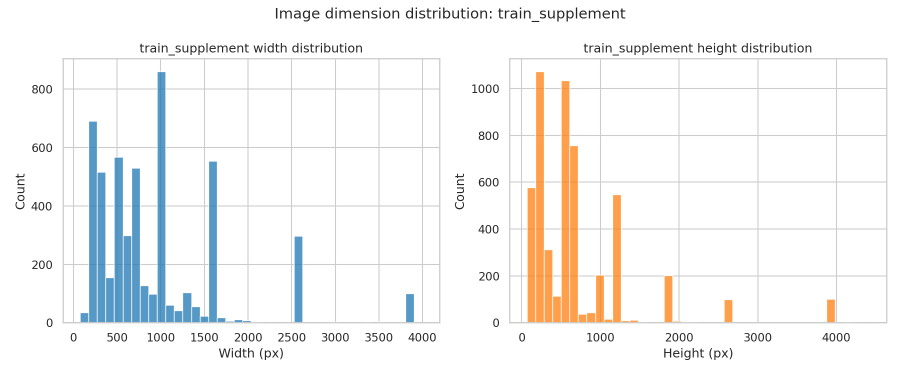
#> input picture analysis/dimension_distribution_train_supplement.png, 1800 x 750 px, given as the content of the folder ../analysis/authentic, which was not available (shown at 1/2 size)
$ python building_multi_panel_dataset.py --train-images ../analysis --train-masks ../analysis/dimension_distribution_train_supplement.png --outdir out
#> lines starting #> are read from the running program, lines starting #| are printed output that depends on the picture; pictures that were not available may be replaced by others from this repository, and a replacement may not be noted
#> in build_composite, `canvas = Image.new("RGB", (canvas_w, canvas_h), bg)`: canvas: PIL image 1663x921 RGB; every value is 250
#!/usr/bin/env python3
"""
make_synth_multipanel.py

Builds "supplemental-like" multi-panel composite images from your train set.

Outputs:
  outdir/
    images/synth_000000.png ...
    masks/synth_000000.npy  (uint8 HxW, {0,1})
    synthetic.csv           (id,label)
    synthetic_meta.npy      (optional metadata list)

Key feature:
  - CoverageSampler guarantees every authentic + forged image is used at least once
    per "pass" through the queues (coverage, no random-missing forever).
"""

import argparse
import random
from pathlib import Path
from typing import List, Tuple, Optional, Dict, Any

import numpy as np
from PIL import Image, ImageOps
from tqdm import tqdm


# -----------------------------
# IO helpers
# -----------------------------

def pil_load_rgb(p: Path) -> Image.Image:
    return Image.open(p).convert("RGB")


def load_mask_for_image(img_path: Path, masks_root: Path) -> Optional[np.ndarray]:
    """
    Tries a few common conventions. Adjust if your tree is different.

    Supports:
      1) train_masks/{id}.npy
      2) train_masks/forged/{id}.npy
      3) train_masks/{authentic|forged}/{id}.npy
    """
    stem = img_path.stem

    candidates = [
        masks_root / f"{stem}.npy",
        masks_root / "forged" / f"{stem}.npy",
        masks_root / img_path.parent.name / f"{stem}.npy",
    ]

    for c in candidates:
        if c.exists():
            arr = np.load(c, allow_pickle=True)
            if arr.ndim == 3:
                arr = arr.max(axis=0)
            return (arr > 0).astype(np.uint8)

    return None


def resize_with_pad(img: Image.Image, target_wh: Tuple[int, int], pad_color=(255, 255, 255)) -> Image.Image:
    """Keep aspect ratio; pad to target."""
#> called with target_wh = (515, 413), pad_color = (250, 250, 250)
    return ImageOps.pad(img, target_wh, color=pad_color, method=Image.Resampling.BICUBIC)
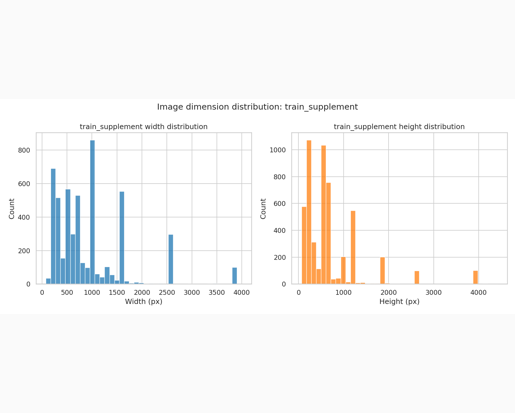
#> returned value: PIL image 515x413 RGB; mean R, G, B 247.3, 247.1, 246.7


def resize_mask_with_pad(mask: np.ndarray, target_wh: Tuple[int, int]) -> np.ndarray:
    """Keep aspect ratio; pad mask with 0; nearest neighbor."""
    m = Image.fromarray(mask * 255)
    m = ImageOps.pad(m, target_wh, color=0, method=Image.Resampling.NEAREST)
    return (np.array(m) > 0).astype(np.uint8)


# -----------------------------
# Coverage sampler
# -----------------------------

class CoverageSampler:
    """Cycles through shuffled lists so every file appears once per pass."""
    def __init__(self, auth_paths: List[Path], forged_paths: List[Path], seed: int = 1337):
        self.rng = random.Random(seed)

        self.auth_all = list(auth_paths)
        self.forged_all = list(forged_paths)

        self.auth_q: List[Path] = []
        self.forged_q: List[Path] = []

        self._refill_auth()
        self._refill_forged()

    def _refill_auth(self) -> None:
        self.auth_q = self.auth_all[:]
        self.rng.shuffle(self.auth_q)

    def _refill_forged(self) -> None:
        self.forged_q = self.forged_all[:]
        self.rng.shuffle(self.forged_q)

    def next_auth(self) -> Path:
        if not self.auth_q:
            self._refill_auth()
        return self.auth_q.pop()

    def next_forged(self) -> Path:
        if not self.forged_q:
            self._refill_forged()
        return self.forged_q.pop()


# -----------------------------
# Layout / style sampling
# -----------------------------

def choose_layout(rng: random.Random) -> Tuple[int, int]:
    layouts = [(1, 2), (1, 3), (2, 2), (2, 3), (3, 2), (3, 3)]
    probs   = [0.10, 0.10, 0.30, 0.25, 0.15, 0.10]
    return rng.choices(layouts, weights=probs, k=1)[0]


def choose_forged_count(rng: random.Random, n_panels: int) -> int:
    r = rng.random()
    if r < 0.40:
        return 0
    if r < 0.80:
        return 1
    if r < 0.95:
        return min(2, n_panels)
    return min(3, n_panels)


def choose_cell_size(rng: random.Random) -> Tuple[int, int]:
    cell_w = rng.choice([360, 420, 512, 640, 700, 800])
    cell_h = rng.choice([256, 360, 420, 512, 600, 700])

    cell_w += rng.randint(-24, 24)
    cell_h += rng.randint(-24, 24)

    cell_w = max(220, cell_w)
    cell_h = max(220, cell_h)
    return cell_w, cell_h


def choose_background_whiteish(rng: random.Random) -> Tuple[int, int, int]:
    v = rng.randint(242, 255)
    return (v, v, v)


# -----------------------------
# Composite builder
# -----------------------------

def build_composite(
    sampler: CoverageSampler,
    masks_root: Path,
    out_img_path: Path,
    out_mask_path: Path,
    seed: int,
    max_forged_mask_retries: int = 10,
) -> Tuple[int, Dict[str, Any]]:
    rng = random.Random(seed)
    np.random.seed(seed)

    rows, cols = choose_layout(rng)
    n_panels = rows * cols
    n_forged = choose_forged_count(rng, n_panels)
    forged_slots = set(rng.sample(range(n_panels), k=n_forged)) if n_forged > 0 else set()

    cell_w, cell_h = choose_cell_size(rng)

    gutter = rng.randint(10, 40)
    outer  = rng.randint(20, 80)
    bg = choose_background_whiteish(rng)

    canvas_w = outer * 2 + cols * cell_w + (cols - 1) * gutter
    canvas_h = outer * 2 + rows * cell_h + (rows - 1) * gutter

    canvas = Image.new("RGB", (canvas_w, canvas_h), bg)
    mask_canvas = np.zeros((canvas_h, canvas_w), dtype=np.uint8)

    panel_labels: List[int] = []
    panel_ids: List[str] = []

    for idx in range(n_panels):
        r = idx // cols
        c = idx % cols
        x0 = outer + c * (cell_w + gutter)
        y0 = outer + r * (cell_h + gutter)

        if idx in forged_slots:
            chosen_p = None
            chosen_m = None
            for _ in range(max_forged_mask_retries):
                p = sampler.next_forged()
                m = load_mask_for_image(p, masks_root)
                if m is not None:
                    chosen_p = p
                    chosen_m = m
                    break

            if chosen_p is None or chosen_m is None:
                # fallback to authentic if forged masks are unexpectedly missing
                p = sampler.next_auth()
                img = pil_load_rgb(p)
                img_r = resize_with_pad(img, (cell_w, cell_h), pad_color=bg)
                canvas.paste(img_r, (x0, y0))
                panel_labels.append(0)
                panel_ids.append(p.stem)
                continue

            img = pil_load_rgb(chosen_p)
            img_r = resize_with_pad(img, (cell_w, cell_h), pad_color=bg)
            m_r = resize_mask_with_pad(chosen_m, (cell_w, cell_h))

            canvas.paste(img_r, (x0, y0))
            mask_canvas[y0:y0 + cell_h, x0:x0 + cell_w] |= m_r

            panel_labels.append(1)
            panel_ids.append(chosen_p.stem)
        else:
            p = sampler.next_auth()
            img = pil_load_rgb(p)
            img_r = resize_with_pad(img, (cell_w, cell_h), pad_color=bg)
            canvas.paste(img_r, (x0, y0))
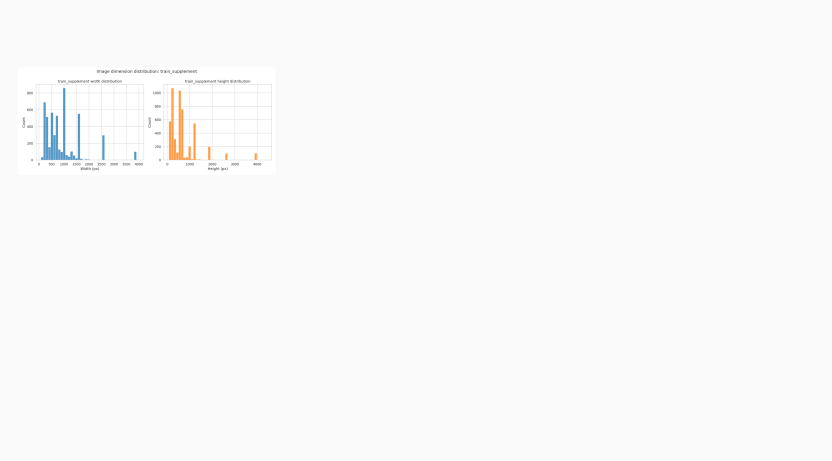
#> canvas: PIL image 1663x921 RGB (shown at 1/2 size); mean R, G, B 249.6, 249.6, 249.5

            panel_labels.append(0)
            panel_ids.append(p.stem)

    canvas.save(out_img_path, format="PNG", optimize=True)
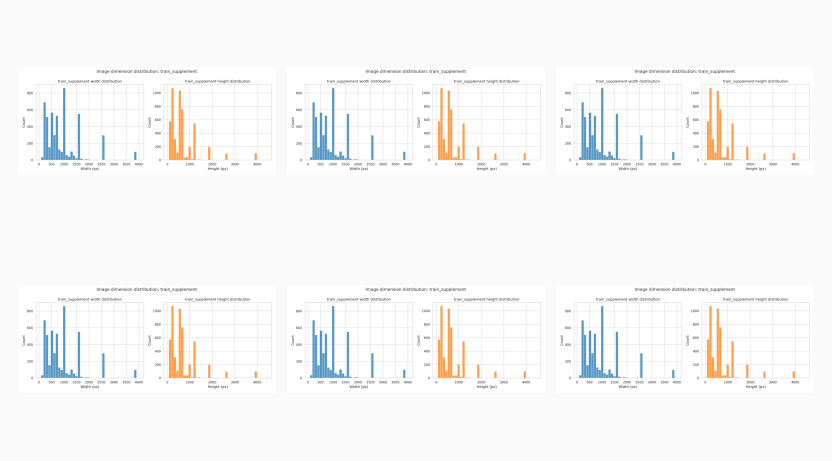
#> saved as synth_000000.png: PIL image 1663x921 RGB (shown at 1/2 size); mean R, G, B 247.7, 247.6, 247.2
    np.save(out_mask_path, mask_canvas.astype(np.uint8))
#> mask_canvas: shape (921, 1663); every value is 0

    label = int(mask_canvas.sum() > 0)
    meta: Dict[str, Any] = {
        "rows": rows,
        "cols": cols,
        "cell_w": cell_w,
        "cell_h": cell_h,
        "gutter": gutter,
        "outer": outer,
        "bg": bg,
        "panel_labels": panel_labels,
        "panel_ids": panel_ids,
        "seed": seed,
    }
    return label, meta


# -----------------------------
# CLI
# -----------------------------

def main() -> None:
    ap = argparse.ArgumentParser()
    ap.add_argument("--train-images", type=str, required=True,
                    help="Root containing authentic/ and forged/ folders")
    ap.add_argument("--train-masks", type=str, required=True,
                    help="Root containing mask .npy files")
    ap.add_argument("--outdir", type=str, required=True)
    ap.add_argument("--n", type=int, default=20000)
    ap.add_argument("--seed", type=int, default=1337)
    args = ap.parse_args()

    train_images = Path(args.train_images)
    masks_root = Path(args.train_masks)
    outdir = Path(args.outdir)

    out_img_dir = outdir / "images"
    out_m_dir = outdir / "masks"
    out_img_dir.mkdir(parents=True, exist_ok=True)
    out_m_dir.mkdir(parents=True, exist_ok=True)

    auth_paths = sorted((train_images / "authentic").glob("*.png"))
    forged_paths = sorted((train_images / "forged").glob("*.png"))
    if not auth_paths:
        raise RuntimeError(f"No authentic images found at: {train_images / 'authentic'}")
    if not forged_paths:
        raise RuntimeError(f"No forged images found at: {train_images / 'forged'}")

    sampler = CoverageSampler(auth_paths, forged_paths, seed=args.seed)
    rng = random.Random(args.seed)

    rows_csv: List[Tuple[str, int]] = []
    metas: List[Tuple[str, Dict[str, Any]]] = []

    for i in tqdm(range(args.n), desc="Generating composites", unit="img"):
        sid = f"synth_{i:06d}"
        out_img = out_img_dir / f"{sid}.png"
        out_mask = out_m_dir / f"{sid}.npy"

        label, meta = build_composite(
            sampler=sampler,
            masks_root=masks_root,
            out_img_path=out_img,
            out_mask_path=out_mask,
            seed=rng.randint(0, 10**9),
        )

        rows_csv.append((sid, label))
        metas.append((sid, meta))

    csv_path = outdir / "synthetic.csv"
    with open(csv_path, "w") as f:
        f.write("id,label\n")
        for sid, label in rows_csv:
            f.write(f"{sid},{label}\n")

    meta_path = outdir / "synthetic_meta.npy"
    np.save(meta_path, metas, allow_pickle=True)

    print("wrote:", csv_path)
    print("wrote:", meta_path)


if __name__ == "__main__":
#> (the run stopped early here; a loop or call above may not have finished)
